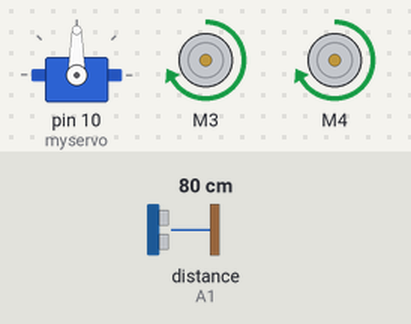
A sketch run on a simulated Arduino Uno, built with avr-gcc and run on an emulated ATmega328P. Shown: servo, 2 × DC motor (green arrow = forward, orange = backward, longer = faster). The test bench sets the inputs (shaded band); at power-on: distance to the obstacle (sensor on A1) 80 cm. The echo pulse lasts 58.3 µs per cm.

Above: at 3.9 s.
4.0 s: distance to the obstacle (sensor on A1) set to 17 cm
5.5 s: distance to the obstacle (sensor on A1) set to 14 cm
At 7.8 s:
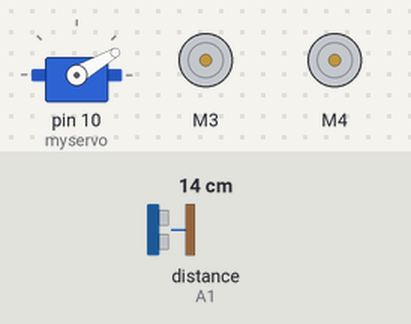
At 8.4 s:
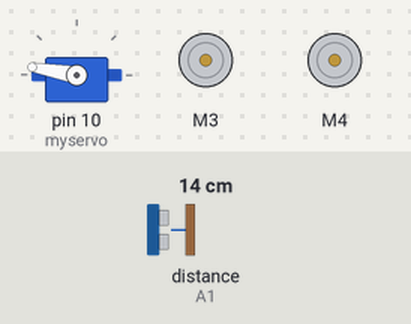
8.5 s: distance to the obstacle (sensor on A1) set to 18 cm
At 12.5 s:
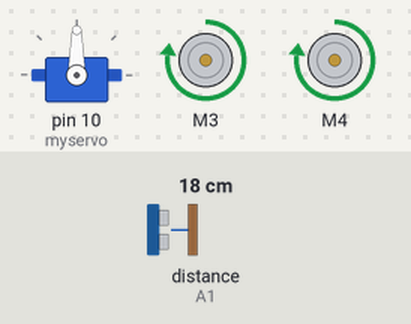
Timing chart, 0 to 14.0 s (numbered marks = the images above; inputs shaded):
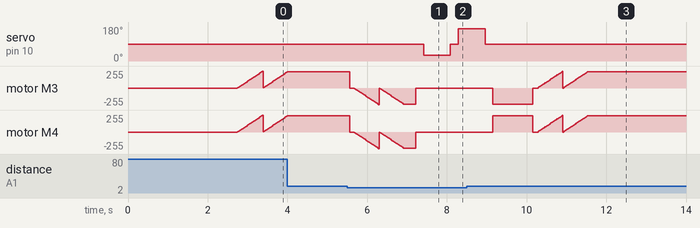

Measured:
- the behaviour switches between 16 and 15 cm on distance to the obstacle (sensor on A1) (found by bisection; images 0 and 1)
- after the input at 4.0 s, every drawn part: stays the same
- after the input at 5.5 s, servo on pin 10 (myservo): 90° → 30° after 1.9 s, → 90° 0.67 s later, → 170° 0.20 s later; motor M3, motor M4: ramps from stopped to backward 248/255 and jumps back, once every 0.91 s
- after the input at 8.5 s, servo on pin 10 (myservo): goes on until 9.0 s, then stays 90°

The sketch:

ARDUINO_OBSTACLE_AVOIDING_CAR.ino
```cpp
//ARDUINO OBSTACLE AVOIDING CAR//
// Before uploading the code you have to install the necessary library//
//AFMotor Library https://learn.adafruit.com/adafruit-motor-shield/library-install //
//NewPing Library https://github.com/livetronic/Arduino-NewPing//
//Servo Library https://github.com/arduino-libraries/Servo.git //
// To Install the libraries go to sketch >> Include Library >> Add .ZIP File >> Select the Downloaded ZIP files From the Above links //


#include <AFMotor.h>
#include <NewPing.h>
#include <Servo.h>

#define TRIG_PIN A0
#define ECHO_PIN A1
#define MAX_DISTANCE 200
#define MAX_SPEED 500 // sets speed of DC  motors
#define MAX_SPEED_OFFSET 200

NewPing sonar(TRIG_PIN, ECHO_PIN, MAX_DISTANCE);

AF_DCMotor leftmotor(3, MOTOR34_1KHZ);
AF_DCMotor rightmotor(4, MOTOR34_1KHZ);
Servo myservo;

boolean goesForward=false;
int distance = 100;
int speedSet = 0;

void setup() {

  myservo.attach(10);
  myservo.write(90);
  delay(2000);
  distance = readPing();
  delay(100);
  distance = readPing();
  delay(100);
  distance = readPing();
  delay(100);
  distance = readPing();
  delay(100);
}

void loop() {
 int distanceR = 0;
 int distanceL =  0;
 delay(40);

 if(distance<=15)
 {
  moveStop();
  delay(100);
  moveBackward();
  delay(300);
  moveStop();
  delay(200);
  distanceR = lookRight();
  delay(200);
  distanceL = lookLeft();
  delay(200);

  if(distanceR>=distanceL)
  {
    turnRight();
    moveStop();
  }else
  {
    turnLeft();
    moveStop();
  }
 }else
 {
  moveForward();
 }
 distance = readPing();
}

int lookRight()
{
    myservo.write(30);
    delay(500);
    int distance = readPing();
    delay(100);
    myservo.write(90);
    return distance;
}

int lookLeft()
{
    myservo.write(170);
    delay(500);
    int distance = readPing();
    delay(100);
    myservo.write(90);
    return distance;
    delay(100);
}

int readPing() {
  delay(70);
  int cm = sonar.ping_cm();
  if(cm==0)
  {
    cm = 300;
  }
  return cm;
}

void moveStop() {
  leftmotor.run(RELEASE);
  rightmotor.run(RELEASE);
  }

void moveForward() {

 if(!goesForward)
  {
    goesForward=true;
    leftmotor.run(FORWARD);
    rightmotor.run(FORWARD);
   for (speedSet = 0; speedSet < MAX_SPEED; speedSet +=2) // slowly bring the speed up to avoid loading down the batteries too quickly
   {
    leftmotor.setSpeed(speedSet);
    rightmotor.setSpeed(speedSet);
    delay(5);
   }
  }
}

void moveBackward() {
    goesForward=false;
    leftmotor.run(BACKWARD);
    rightmotor.run(BACKWARD);
  for (speedSet = 0; speedSet < MAX_SPEED; speedSet +=2) // slowly bring the speed up to avoid loading down the batteries too quickly
  {
    leftmotor.setSpeed(speedSet);
    rightmotor.setSpeed(speedSet);
    delay(5);
  }
}

void turnRight() {
  leftmotor.run(FORWARD);
  rightmotor.run(BACKWARD);
  delay(1000);
  leftmotor.run(FORWARD);
  rightmotor.run(FORWARD);
}

void turnLeft() {
  leftmotor.run(BACKWARD);
  rightmotor.run(FORWARD);
  delay(1000);
  leftmotor.run(FORWARD);
  rightmotor.run(FORWARD);
}
```
